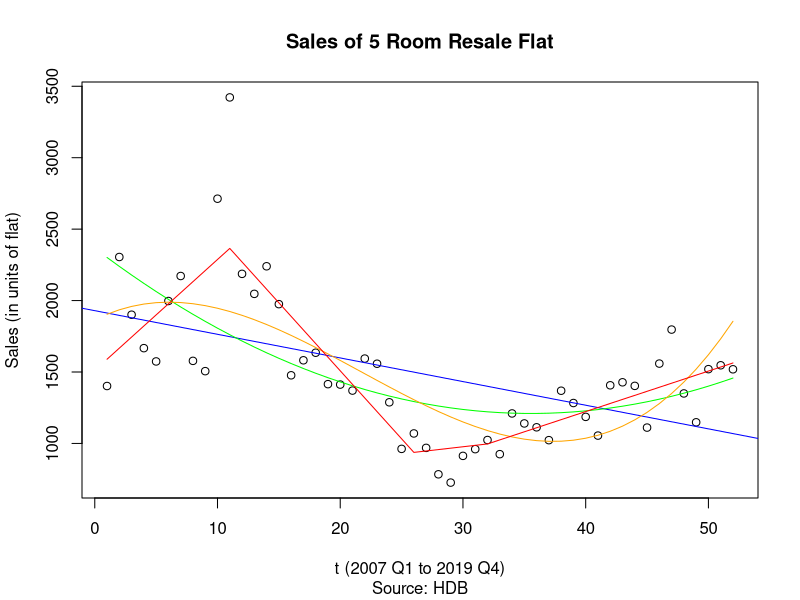

Generate this figure with R:
# ========================================================================================================
# Purpose:      Single variate Adaptive Regression Splines demo.
# Author:       Neumann Chew
# DOC:          17-02-2020
# Topics:       MARS, Hinge Function, non-linear trend
# Data:         5 room flat resale applications.csv from Housing & Dev Board.
#=========================================================================================================

library(earth)   # MARS

setwd("C:/Users/neumann.chew/Dropbox/Schools/NBS/BC2407 Analytics 2/S6 MARS")

data.sales <- read.csv("5 room flat resale applications.csv")

# Create an integer time step to rep time sequence
data.sales$t <- seq(1:nrow(data.sales))

plot(y=data.sales$Sales.5rm, x=data.sales$t,
     xlab = "t (2007 Q1 to 2019 Q4)",
     ylab = "Sales (in units of flat)",
     main = "Sales of 5 Room Resale Flat",
     sub = "Source: HDB")
  

m.sales.lin1 <- lm(Sales.5rm ~ t, data = data.sales)

summary(m.sales.lin1)

RMSE.sales.lin1 <- round(sqrt(mean(m.sales.lin1$residuals^2)))

# To consolidate and report RMSE for various models 
Model <- c("Linear Reg degree 1"); RMSE <- RMSE.sales.lin1;


m.sales.lin2 <- lm(Sales.5rm ~ t + I(t^2), data = data.sales)

summary(m.sales.lin2)

RMSE.sales.lin2 <- round(sqrt(mean(m.sales.lin2$residuals^2)))

# To consolidate and report RMSE for various models 
Model <- c(Model, "Linear Reg degree 2"); RMSE <- c(RMSE, RMSE.sales.lin2);


m.sales.lin3 <- lm(Sales.5rm ~ t + I(t^2) + I(t^3), data = data.sales)

summary(m.sales.lin3)

RMSE.sales.lin3 <- round(sqrt(mean(m.sales.lin3$residuals^2)))

# To consolidate and report RMSE for various models 
Model <- c(Model, "Linear Reg degree 3"); RMSE <- c(RMSE, RMSE.sales.lin3);


# Plot the linear, quad and cubic curves on scatterplot.
abline(m.sales.lin1, col = "blue")
lines(x = data.sales$t, y=predict(m.sales.lin2), col='green')
lines(x = data.sales$t, y=predict(m.sales.lin3), col='orange')


# MARS Degree = 1
m.mars1 <- earth(Sales.5rm ~ t, degree = 1, data=data.sales)

summary(m.mars1)

m.mars1.yhat <- predict(m.mars1)
## Alternatively get yhat from m.mars1$fitted.values

RMSE.mars1 <- round(sqrt(mean((data.sales$Sales.5rm - m.mars1.yhat)^2)))
## Alternatively get RMSE from sqrt((m.mars1$rss)/nrow(data.sales))

# To consolidate and report RMSE for various models 
Model <- c(Model, "MARS degree 1"); RMSE <- c(RMSE, RMSE.mars1);

# Superimpose MARS prediction line on scatterplot
lines(x = data.sales$t, y=predict(m.mars1), col='red')


# MARS Degree = 2
m.mars2 <- earth(Sales.5rm ~ t, degree = 2, data=data.sales)
summary(m.mars2)
## No interaction effects as only one X variable.


# Consolidate RMSE results in a data frame table
RMSE.results <- data.frame(Model = Model, RMSE = RMSE)


# trace = 3 to view the MARS growing and pruning sequence
earth(Sales.5rm ~ t, degree = 1, trace = 3, data=data.sales)
